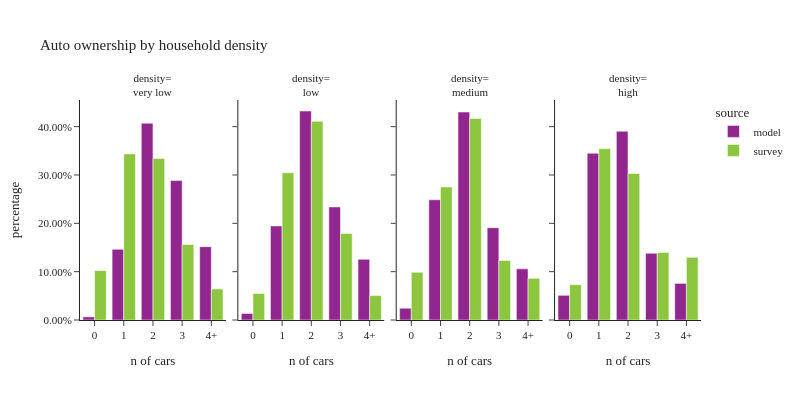

Notebook code cell kept with this figure:
### Code cell
plot_auto(hh.dropna(subset=['hh_density_group']),'hh_density_group','household density','density')

### Figure 1 — Plotly figure (JSON) as saved in the notebook; plotly's stock layout.template omitted (floating-point values rounded to 4 significant figures)
{"data": [{"alignmentgroup": "True", "customdata": [[1682], [40703], [105812], [74760], [38839]], "hovertemplate": "source=model<br>hh_density_group=very low<br>auto_ownership_simple=%{x}<br>percentage=%{y}<br>sample count=%{customdata[0]}<extra></extra>", "legendgroup": "model", "marker": {"color": "#91268F", "pattern": {"shape": ""}}, "name": "model", "offsetgroup": "model", "orientation": "v", "showlegend": true, "textposition": "auto", "type": "bar", "x": ["0", "1", "2", "3", "4+"], "xaxis": "x", "y": [0.006483, 0.1463, 0.407, 0.2884, 0.1517], "yaxis": "y"}, {"alignmentgroup": "True", "customdata": [[3724], [53605], [111963], [59978], [32480]], "hovertemplate": "source=model<br>hh_density_group=low<br>auto_ownership_simple=%{x}<br>percentage=%{y}<br>sample count=%{customdata[0]}<extra></extra>", "legendgroup": "model", "marker": {"color": "#91268F", "pattern": {"shape": ""}}, "name": "model", "offsetgroup": "model", "orientation": "v", "showlegend": false, "textposition": "auto", "type": "bar", "x": ["0", "1", "2", "3", "4+"], "xaxis": "x2", "y": [0.01356, 0.1946, 0.4324, 0.2339, 0.1256], "yaxis": "y2"}, {"alignmentgroup": "True", "customdata": [[13820], [135193], [222637], [98217], [53658]], "hovertemplate": "source=model<br>hh_density_group=medium<br>auto_ownership_simple=%{x}<br>percentage=%{y}<br>sample count=%{customdata[0]}<extra></extra>", "legendgroup": "model", "marker": {"color": "#91268F", "pattern": {"shape": ""}}, "name": "model", "offsetgroup": "model", "orientation": "v", "showlegend": false, "textposition": "auto", "type": "bar", "x": ["0", "1", "2", "3", "4+"], "xaxis": "x3", "y": [0.02441, 0.2487, 0.4302, 0.1909, 0.1058], "yaxis": "y3"}, {"alignmentgroup": "True", "customdata": [[29842], [183795], [201517], [70382], [38025]], "hovertemplate": "source=model<br>hh_density_group=high<br>auto_ownership_simple=%{x}<br>percentage=%{y}<br>sample count=%{customdata[0]}<extra></extra>", "legendgroup": "model", "marker": {"color": "#91268F", "pattern": {"shape": ""}}, "name": "model", "offsetgroup": "model", "orientation": "v", "showlegend": false, "textposition": "auto", "type": "bar", "x": ["0", "1", "2", "3", "4+"], "xaxis": "x4", "y": [0.05106, 0.3449, 0.3904, 0.138, 0.07569], "yaxis": "y4"}, {"alignmentgroup": "True", "customdata": [[89], [250], [179], [57], [22]], "hovertemplate": "source=survey<br>hh_density_group=very low<br>auto_ownership_simple=%{x}<br>percentage=%{y}<br>sample count=%{customdata[0]}<extra></extra>", "legendgroup": "survey", "marker": {"color": "#8CC63E", "pattern": {"shape": ""}}, "name": "survey", "offsetgroup": "survey", "orientation": "v", "showlegend": true, "textposition": "auto", "type": "bar", "x": ["0", "1", "2", "3", "4+"], "xaxis": "x", "y": [0.1022, 0.3436, 0.334, 0.1562, 0.06407], "yaxis": "y"}, {"alignmentgroup": "True", "customdata": [[71], [239], [155], [54], [24]], "hovertemplate": "source=survey<br>hh_density_group=low<br>auto_ownership_simple=%{x}<br>percentage=%{y}<br>sample count=%{customdata[0]}<extra></extra>", "legendgroup": "survey", "marker": {"color": "#8CC63E", "pattern": {"shape": ""}}, "name": "survey", "offsetgroup": "survey", "orientation": "v", "showlegend": false, "textposition": "auto", "type": "bar", "x": ["0", "1", "2", "3", "4+"], "xaxis": "x2", "y": [0.05482, 0.3046, 0.411, 0.1792, 0.05049], "yaxis": "y2"}, {"alignmentgroup": "True", "customdata": [[203], [423], [321], [69], [36]], "hovertemplate": "source=survey<br>hh_density_group=medium<br>auto_ownership_simple=%{x}<br>percentage=%{y}<br>sample count=%{customdata[0]}<extra></extra>", "legendgroup": "survey", "marker": {"color": "#8CC63E", "pattern": {"shape": ""}}, "name": "survey", "offsetgroup": "survey", "orientation": "v", "showlegend": false, "textposition": "auto", "type": "bar", "x": ["0", "1", "2", "3", "4+"], "xaxis": "x3", "y": [0.09864, 0.2751, 0.4169, 0.1233, 0.08612], "yaxis": "y3"}, {"alignmentgroup": "True", "customdata": [[140], [333], [226], [60], [33]], "hovertemplate": "source=survey<br>hh_density_group=high<br>auto_ownership_simple=%{x}<br>percentage=%{y}<br>sample count=%{customdata[0]}<extra></extra>", "legendgroup": "survey", "marker": {"color": "#8CC63E", "pattern": {"shape": ""}}, "name": "survey", "offsetgroup": "survey", "orientation": "v", "showlegend": false, "textposition": "auto", "type": "bar", "x": ["0", "1", "2", "3", "4+"], "xaxis": "x4", "y": [0.07311, 0.3544, 0.3032, 0.1396, 0.1297], "yaxis": "y4"}], "layout": {"annotations": [{"font": {}, "showarrow": false, "text": "density=<br>very low", "x": 0.1175, "xanchor": "center", "xref": "paper", "y": 1.0, "yanchor": "bottom", "yref": "paper"}, {"font": {}, "showarrow": false, "text": "density=<br>low", "x": 0.3725, "xanchor": "center", "xref": "paper", "y": 1.0, "yanchor": "bottom", "yref": "paper"}, {"font": {}, "showarrow": false, "text": "density=<br>medium", "x": 0.6275, "xanchor": "center", "xref": "paper", "y": 1.0, "yanchor": "bottom", "yref": "paper"}, {"font": {}, "showarrow": false, "text": "density=<br>high", "x": 0.8825, "xanchor": "center", "xref": "paper", "y": 1.0, "yanchor": "bottom", "yref": "paper"}], "barmode": "group", "font": {"size": 11}, "height": 400, "legend": {"title": {"text": "source"}, "tracegroupgap": 0}, "title": {"text": "Auto ownership by household density"}, "width": 800, "xaxis": {"anchor": "y", "domain": [0.0, 0.235], "title": {"text": "n of cars"}}, "xaxis2": {"anchor": "y2", "domain": [0.255, 0.49], "matches": "x", "title": {"text": "n of cars"}}, "xaxis3": {"anchor": "y3", "domain": [0.51, 0.745], "matches": "x", "title": {"text": "n of cars"}}, "xaxis4": {"anchor": "y4", "domain": [0.765, 1.0], "matches": "x", "title": {"text": "n of cars"}}, "yaxis": {"anchor": "x", "domain": [0.0, 1.0], "tickformat": ".2%", "title": {"text": "percentage"}}, "yaxis2": {"anchor": "x2", "domain": [0.0, 1.0], "matches": "y", "showticklabels": false, "tickformat": ".2%"}, "yaxis3": {"anchor": "x3", "domain": [0.0, 1.0], "matches": "y", "showticklabels": false, "tickformat": ".2%"}, "yaxis4": {"anchor": "x4", "domain": [0.0, 1.0], "matches": "y", "showticklabels": false, "tickformat": ".2%"}}}
